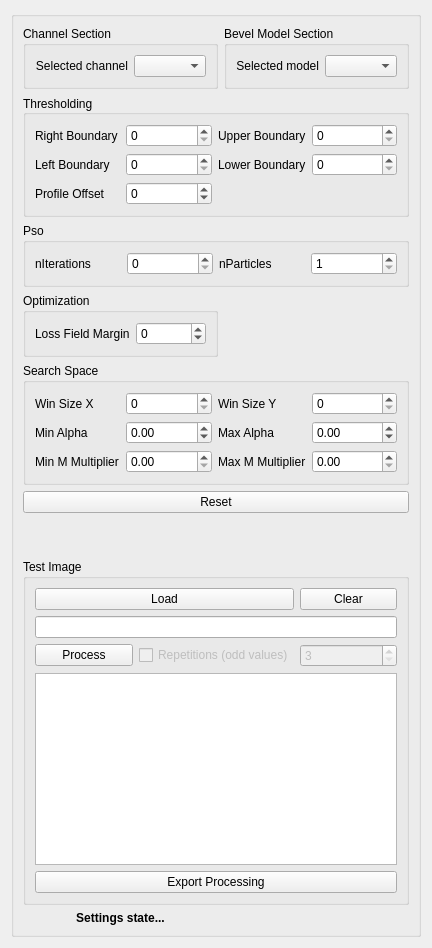
        <widget class="QWidget" name="tabSettings">
         <attribute name="title">
          <string>Settings</string>
         </attribute>
         <layout class="QVBoxLayout" name="verticalLayout_9">
          <item>
           <widget class="QGroupBox" name="groupBoxSettings">
            <property name="font">
             <font>
              <pointsize>8</pointsize>
             </font>
            </property>
            <property name="title">
             <string/>
            </property>
            <property name="alignment">
             <set>Qt::AlignCenter</set>
            </property>
            <layout class="QGridLayout" name="gridLayout_22">
             <item row="0" column="0">
              <widget class="QGroupBox" name="groupBoxChannelSection">
               <property name="font">
                <font>
                 <pointsize>9</pointsize>
                </font>
               </property>
               <property name="title">
                <string>Channel Section</string>
               </property>
               <layout class="QGridLayout" name="gridLayout_4">
                <item row="0" column="0">
                 <widget class="QLabel" name="labelChannelSelected">
                  <property name="font">
                   <font>
                    <pointsize>9</pointsize>
                   </font>
                  </property>
                  <property name="text">
                   <string>Selected channel</string>
                  </property>
                  <property name="alignment">
                   <set>Qt::AlignRight|Qt::AlignTrailing|Qt::AlignVCenter</set>
                  </property>
                 </widget>
                </item>
                <item row="0" column="1">
                 <widget class="QComboBox" name="comboBoxChannelSelected"/>
                </item>
               </layout>
              </widget>
             </item>
             <item row="0" column="1">
              <widget class="QGroupBox" name="groupBoxModelSection">
               <property name="font">
                <font>
                 <pointsize>9</pointsize>
                </font>
               </property>
               <property name="title">
                <string>Bevel Model Section</string>
               </property>
               <layout class="QGridLayout" name="gridLayout_13">
                <item row="0" column="0">
                 <widget class="QLabel" name="labelChannelSelected_2">
                  <property name="font">
                   <font>
                    <pointsize>9</pointsize>
                   </font>
                  </property>
                  <property name="text">
                   <string>Selected model</string>
                  </property>
                  <property name="alignment">
                   <set>Qt::AlignRight|Qt::AlignTrailing|Qt::AlignVCenter</set>
                  </property>
                 </widget>
                </item>
                <item row="0" column="1">
                 <widget class="QComboBox" name="comboBoxModelSelected"/>
                </item>
               </layout>
              </widget>
             </item>
             <item row="1" column="0" colspan="2">
              <widget class="QGroupBox" name="groupBoxThresholding">
               <property name="font">
                <font>
                 <pointsize>9</pointsize>
                </font>
               </property>
               <property name="title">
                <string>Thresholding</string>
               </property>
               <property name="alignment">
                <set>Qt::AlignLeading|Qt::AlignLeft|Qt::AlignVCenter</set>
               </property>
               <layout class="QGridLayout" name="gridLayout_2">
                <item row="0" column="0">
                 <widget class="QLabel" name="labelRightBoundary">
                  <property name="font">
                   <font>
                    <pointsize>9</pointsize>
                   </font>
                  </property>
                  <property name="text">
                   <string>Right Boundary</string>
                  </property>
                 </widget>
                </item>
                <item row="0" column="1">
                 <widget class="QDoubleSpinBox" name="doubleSpinBoxRightBoundary">
                  <property name="font">
                   <font>
                    <pointsize>9</pointsize>
                   </font>
                  </property>
                  <property name="decimals">
                   <number>0</number>
                  </property>
                  <property name="maximum">
                   <double>400.000000000000000</double>
                  </property>
                  <property name="singleStep">
                   <double>1.000000000000000</double>
                  </property>
                 </widget>
                </item>
                <item row="0" column="2">
                 <widget class="QLabel" name="labelUpperBoundary">
                  <property name="font">
                   <font>
                    <pointsize>9</pointsize>
                   </font>
                  </property>
                  <property name="text">
                   <string>Upper Boundary</string>
                  </property>
                 </widget>
                </item>
                <item row="0" column="3">
                 <widget class="QDoubleSpinBox" name="doubleSpinBoxUpperBoundary">
                  <property name="font">
                   <font>
                    <pointsize>9</pointsize>
                   </font>
                  </property>
                  <property name="decimals">
                   <number>0</number>
                  </property>
                  <property name="maximum">
                   <double>400.000000000000000</double>
                  </property>
                 </widget>
                </item>
                <item row="1" column="0">
                 <widget class="QLabel" name="labelLeftBoundary">
                  <property name="font">
                   <font>
                    <pointsize>9</pointsize>
                   </font>
                  </property>
                  <property name="text">
                   <string>Left Boundary</string>
                  </property>
                 </widget>
                </item>
                <item row="1" column="1">
                 <widget class="QDoubleSpinBox" name="doubleSpinBoxLeftBoundary">
                  <property name="font">
                   <font>
                    <pointsize>9</pointsize>
                   </font>
                  </property>
                  <property name="decimals">
                   <number>0</number>
                  </property>
                  <property name="maximum">
                   <double>400.000000000000000</double>
                  </property>
                 </widget>
                </item>
                <item row="1" column="2">
                 <widget class="QLabel" name="labelLowerBoundary">
                  <property name="font">
                   <font>
                    <pointsize>9</pointsize>
                   </font>
                  </property>
                  <property name="text">
                   <string>Lower Boundary</string>
                  </property>
                 </widget>
                </item>
                <item row="1" column="3">
                 <widget class="QDoubleSpinBox" name="doubleSpinBoxLowerBoundary">
                  <property name="font">
                   <font>
                    <pointsize>9</pointsize>
                   </font>
                  </property>
                  <property name="decimals">
                   <number>0</number>
                  </property>
                  <property name="maximum">
                   <double>2000.000000000000000</double>
                  </property>
                 </widget>
                </item>
                <item row="2" column="0">
                 <widget class="QLabel" name="labelProfileOffset">
                  <property name="font">
                   <font>
                    <pointsize>9</pointsize>
                   </font>
                  </property>
                  <property name="toolTip">
                   <string>Controls the profile horizontal position</string>
                  </property>
                  <property name="text">
                   <string>Profile Offset</string>
                  </property>
                 </widget>
                </item>
                <item row="2" column="1">
                 <widget class="QDoubleSpinBox" name="doubleSpinBoxProfileOffset">
                  <property name="decimals">
                   <number>0</number>
                  </property>
                  <property name="minimum">
                   <double>-20.000000000000000</double>
                  </property>
                  <property name="maximum">
                   <double>20.000000000000000</double>
                  </property>
                 </widget>
                </item>
               </layout>
              </widget>
             </item>
             <item row="2" column="0" colspan="2">
              <widget class="QGroupBox" name="groupBoxPso">
               <property name="font">
                <font>
                 <pointsize>9</pointsize>
                </font>
               </property>
               <property name="title">
                <string>Pso</string>
               </property>
               <layout class="QGridLayout" name="gridLayout_20">
                <item row="0" column="0">
                 <widget class="QLabel" name="labelNIterations">
                  <property name="font">
                   <font>
                    <pointsize>9</pointsize>
                   </font>
                  </property>
                  <property name="text">
                   <string>nIterations</string>
                  </property>
                 </widget>
                </item>
                <item row="0" column="1">
                 <widget class="QSpinBox" name="spinBoxNIterations">
                  <property name="font">
                   <font>
                    <pointsize>9</pointsize>
                   </font>
                  </property>
                  <property name="maximum">
                   <number>1000</number>
                  </property>
                  <property name="value">
                   <number>0</number>
                  </property>
                 </widget>
                </item>
                <item row="0" column="2">
                 <widget class="QLabel" name="labelNParticles">
                  <property name="font">
                   <font>
                    <pointsize>9</pointsize>
                   </font>
                  </property>
                  <property name="text">
                   <string>nParticles</string>
                  </property>
                 </widget>
                </item>
                <item row="0" column="3">
                 <widget class="QSpinBox" name="spinBoxNParticles">
                  <property name="font">
                   <font>
                    <pointsize>9</pointsize>
                   </font>
                  </property>
                  <property name="minimum">
                   <number>1</number>
                  </property>
                  <property name="maximum">
                   <number>100000</number>
                  </property>
                 </widget>
                </item>
               </layout>
              </widget>
             </item>
             <item row="3" column="0">
              <widget class="QGroupBox" name="groupBoxOptimization">
               <property name="font">
                <font>
                 <pointsize>9</pointsize>
                </font>
               </property>
               <property name="title">
                <string>Optimization</string>
               </property>
               <layout class="QGridLayout" name="gridLayout_11">
                <item row="0" column="0">
                 <widget class="QLabel" name="labelOptimizationLossFieldMargin">
                  <property name="font">
                   <font>
                    <pointsize>9</pointsize>
                   </font>
                  </property>
                  <property name="toolTip">
                   <string>Distance from the profile and the bevel</string>
                  </property>
                  <property name="text">
                   <string>Loss Field Margin</string>
                  </property>
                 </widget>
                </item>
                <item row="0" column="1">
                 <widget class="QSpinBox" name="spinBoxOptimizationLossFieldMargin">
                  <property name="font">
                   <font>
                    <pointsize>9</pointsize>
                   </font>
                  </property>
                  <property name="minimum">
                   <number>-20</number>
                  </property>
                  <property name="maximum">
                   <number>20</number>
                  </property>
                 </widget>
                </item>
               </layout>
              </widget>
             </item>
             <item row="4" column="0" colspan="2">
              <widget class="QGroupBox" name="groupBoxSearchSpace">
               <property name="enabled">
                <bool>true</bool>
               </property>
               <property name="font">
                <font>
                 <pointsize>9</pointsize>
                </font>
               </property>
               <property name="title">
                <string>Search Space</string>
               </property>
               <layout class="QGridLayout" name="gridLayout_10">
                <item row="0" column="0">
                 <widget class="QLabel" name="labelSearchSpaceWinSizeX">
                  <property name="font">
                   <font>
                    <pointsize>9</pointsize>
                   </font>
                  </property>
                  <property name="text">
                   <string>Win Size X</string>
                  </property>
                 </widget>
                </item>
                <item row="0" column="2">
                 <widget class="QLabel" name="labelSearchSpaceWinSizeY">
                  <property name="font">
                   <font>
                    <pointsize>9</pointsize>
                   </font>
                  </property>
                  <property name="text">
                   <string>Win Size Y</string>
                  </property>
                 </widget>
                </item>
                <item row="0" column="1">
                 <widget class="QSpinBox" name="spinBoxSearchSpaceWinSizeX">
                  <property name="font">
                   <font>
                    <pointsize>9</pointsize>
                   </font>
                  </property>
                  <property name="maximum">
                   <number>1000</number>
                  </property>
                 </widget>
                </item>
                <item row="0" column="3">
                 <widget class="QSpinBox" name="spinBoxSearchSpaceWinSizeY">
                  <property name="font">
                   <font>
                    <pointsize>9</pointsize>
                   </font>
                  </property>
                  <property name="maximum">
                   <number>1000</number>
                  </property>
                 </widget>
                </item>
                <item row="1" column="0">
                 <widget class="QLabel" name="labelSearchSpaceMinAlpha">
                  <property name="font">
                   <font>
                    <pointsize>9</pointsize>
                   </font>
                  </property>
                  <property name="text">
                   <string>Min Alpha</string>
                  </property>
                 </widget>
                </item>
                <item row="1" column="1">
                 <widget class="QDoubleSpinBox" name="doubleSpinBoxSearchSpaceMinAlpha">
                  <property name="font">
                   <font>
                    <pointsize>9</pointsize>
                   </font>
                  </property>
                  <property name="minimum">
                   <double>-3.140000000000000</double>
                  </property>
                  <property name="maximum">
                   <double>3.140000000000000</double>
                  </property>
                  <property name="singleStep">
                   <double>1.000000000000000</double>
                  </property>
                 </widget>
                </item>
                <item row="2" column="0">
                 <widget class="QLabel" name="labelSearchSpaceMinMMultiplier">
                  <property name="font">
                   <font>
                    <pointsize>9</pointsize>
                   </font>
                  </property>
                  <property name="text">
                   <string>Min M Multiplier</string>
                  </property>
                 </widget>
                </item>
                <item row="1" column="3">
                 <widget class="QDoubleSpinBox" name="doubleSpinBoxSearchSpaceMaxAlpha">
                  <property name="font">
                   <font>
                    <pointsize>9</pointsize>
                   </font>
                  </property>
                  <property name="minimum">
                   <double>-3.140000000000000</double>
                  </property>
                  <property name="maximum">
                   <double>3.140000000000000</double>
                  </property>
                  <property name="singleStep">
                   <double>1.000000000000000</double>
                  </property>
                 </widget>
                </item>
                <item row="1" column="2">
                 <widget class="QLabel" name="labelSearchSpaceMaxAlpha">
                  <property name="font">
                   <font>
                    <pointsize>9</pointsize>
                   </font>
                  </property>
                  <property name="text">
                   <string>Max Alpha</string>
                  </property>
                 </widget>
                </item>
                <item row="2" column="1">
                 <widget class="QDoubleSpinBox" name="doubleSpinBoxSearchSpaceMinMMultiplier">
                  <property name="font">
                   <font>
                    <pointsize>9</pointsize>
                   </font>
                  </property>
                  <property name="maximum">
                   <double>100.000000000000000</double>
                  </property>
                  <property name="singleStep">
                   <double>1.000000000000000</double>
                  </property>
                 </widget>
                </item>
                <item row="2" column="2">
                 <widget class="QLabel" name="labelSearchSpaceMaxMMultiplier">
                  <property name="font">
                   <font>
                    <pointsize>9</pointsize>
                   </font>
                  </property>
                  <property name="text">
                   <string>Max M Multiplier</string>
                  </property>
                 </widget>
                </item>
                <item row="2" column="3">
                 <widget class="QDoubleSpinBox" name="doubleSpinBoxSearchSpaceMaxMMultiplier">
                  <property name="font">
                   <font>
                    <pointsize>9</pointsize>
                   </font>
                  </property>
                  <property name="maximum">
                   <double>100.000000000000000</double>
                  </property>
                  <property name="singleStep">
                   <double>1.000000000000000</double>
                  </property>
                 </widget>
                </item>
               </layout>
              </widget>
             </item>
             <item row="8" column="0" colspan="2">
              <widget class="QGroupBox" name="groupBox_2">
               <property name="font">
                <font>
                 <pointsize>9</pointsize>
                </font>
               </property>
               <property name="title">
                <string>Test Image</string>
               </property>
               <layout class="QGridLayout" name="gridLayout_21">
                <item row="1" column="0" colspan="3">
                 <widget class="QLineEdit" name="lineEditTestImageLoaded">
                  <property name="font">
                   <font>
                    <pointsize>9</pointsize>
                   </font>
                  </property>
                 </widget>
                </item>
                <item row="0" column="0" colspan="2">
                 <widget class="QPushButton" name="pushButtonLoadTestImage">
                  <property name="font">
                   <font>
                    <pointsize>9</pointsize>
                   </font>
                  </property>
                  <property name="text">
                   <string>Load</string>
                  </property>
                 </widget>
                </item>
                <item row="0" column="2">
                 <widget class="QPushButton" name="pushButtonClearTestImage">
                  <property name="font">
                   <font>
                    <pointsize>9</pointsize>
                   </font>
                  </property>
                  <property name="text">
                   <string>Clear</string>
                  </property>
                 </widget>
                </item>
                <item row="2" column="0">
                 <widget class="QPushButton" name="pushButtonProcessTestImage">
                  <property name="font">
                   <font>
                    <pointsize>9</pointsize>
                   </font>
                  </property>
                  <property name="text">
                   <string>Process</string>
                  </property>
                 </widget>
                </item>
                <item row="2" column="1">
                 <widget class="QCheckBox" name="checkBoxTestImageRepetitions">
                  <property name="enabled">
                   <bool>false</bool>
                  </property>
                  <property name="font">
                   <font>
                    <pointsize>9</pointsize>
                   </font>
                  </property>
                  <property name="text">
                   <string>Repetitions (odd values)</string>
                  </property>
                 </widget>
                </item>
                <item row="2" column="2">
                 <widget class="QSpinBox" name="spinBoxTestImageRepetitions">
                  <property name="enabled">
                   <bool>false</bool>
                  </property>
                  <property name="minimum">
                   <number>3</number>
                  </property>
                  <property name="maximum">
                   <number>51</number>
                  </property>
                  <property name="singleStep">
                   <number>2</number>
                  </property>
                 </widget>
                </item>
                <item row="3" column="0" colspan="3">
                 <widget class="QTextBrowser" name="textBrowserTestImageOutput">
                  <property name="font">
                   <font>
                    <pointsize>9</pointsize>
                   </font>
                  </property>
                 </widget>
                </item>
                <item row="4" column="0" colspan="3">
                 <widget class="QPushButton" name="pushButtonExportProcessingTestImage">
                  <property name="text">
                   <string>Export Processing</string>
                  </property>
                 </widget>
                </item>
               </layout>
              </widget>
             </item>
             <item row="5" column="0" colspan="2">
              <widget class="QPushButton" name="pushButtonSettingsReset">
               <property name="font">
                <font>
                 <pointsize>9</pointsize>
                </font>
               </property>
               <property name="text">
                <string>Reset</string>
               </property>
              </widget>
             </item>
             <item row="9" column="0">
              <widget class="QLabel" name="labelSettingsState">
               <property name="font">
                <font>
                 <pointsize>9</pointsize>
                 <weight>75</weight>
                 <bold>true</bold>
                </font>
               </property>
               <property name="text">
                <string>Settings state...</string>
               </property>
               <property name="alignment">
                <set>Qt::AlignCenter</set>
               </property>
              </widget>
             </item>
             <item row="6" column="0" colspan="2">
              <spacer name="verticalSpacer_5">
               <property name="orientation">
                <enum>Qt::Vertical</enum>
               </property>
               <property name="sizeHint" stdset="0">
                <size>
                 <width>20</width>
                 <height>40</height>
                </size>
               </property>
              </spacer>
             </item>
            </layout>
           </widget>
          </item>
         </layout>
        </widget>
